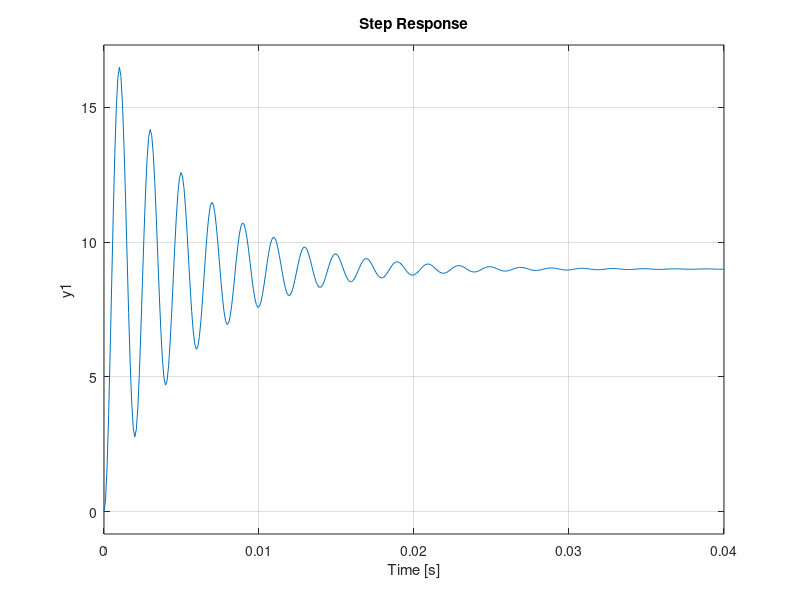
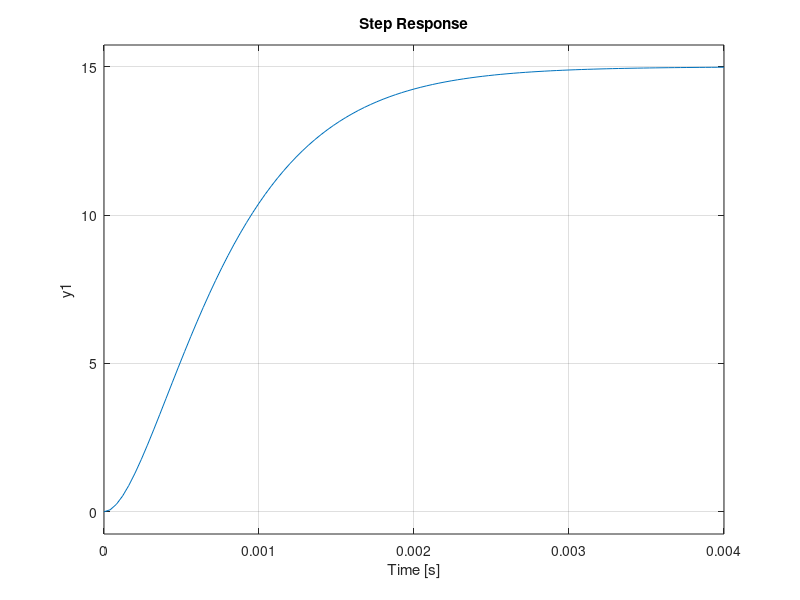
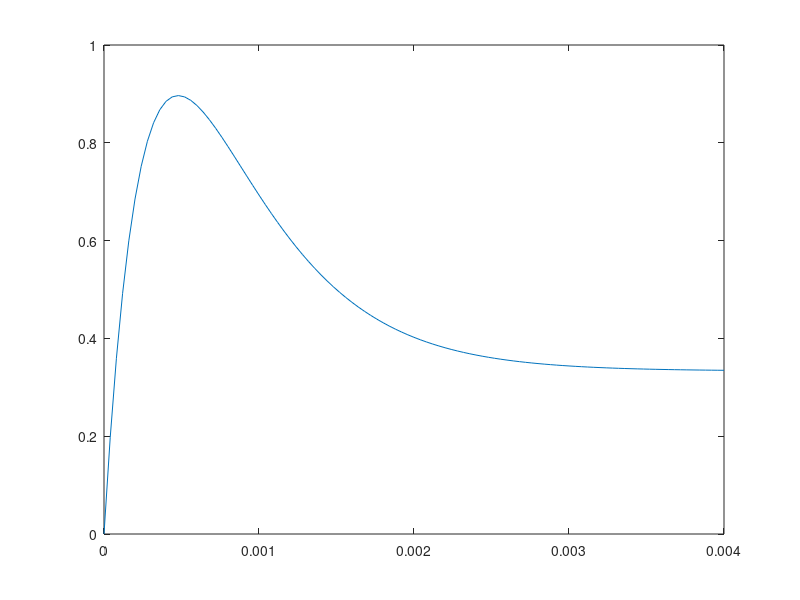

Recreate these plots in MATLAB, in order. (Note: this script raises an error after producing the figures.)
% Joshua Silver and Jordyn Watkins
% ENGR 454, Milestone 7, Handplacing Poles
% May 10, 2021

%%Initializations
clear all
clc
%% Hand Placing Poles
% we picked poles arbitrarily in the negative plane that removed complex
% components and decreased our response time.

% Buck Converter Component Values on our specific board
L = 0.001;
C = 0.0001;
R = 27;
Vin = 9;

% State Space Matrices in the time domain
A = [0 -1/L; 1/C -1/(R*C)]
B = [Vin/L; 0]
C = [0 1]
D = 0;

% we analyze the original model without feedback first to see how we should
% adjust our pole placement

% state space model of original system
sys = ss(A,B,C,D);

% eigenvalues of unmodified system
E = eig(A)

% step response of unmodified system
step(sys)


% now we choose poles by guess and check method until we arrive at a step
% response that meets our satisfaction.

% picking our poles of il and vc
P = [-3000 -2000];

% Creating our linear feedback controller, G, using matlab's place function
G = place(A,B,P)

% updating our A matrix to (A-BG)x, since we are now including feedback
Aclosed = A-B*G

% verifiying our eigenvalues were placed correctly in the new A matrix.
Eclosed = eig(Aclosed)

% creating our closed loop system
sysclosed = ss(Aclosed, B, C, D);

% checking the step response of our closed loop system with desired pole
% placements
figure
step(sysclosed)

% correcting settling value by modifying the DCgain on the controller
Gdc = dcgain(sysclosed);
Gr = 9/Gdc;

% creating the new system with gain and checking the step response of the
% system
scaledsystem = ss(Aclosed, B*Gr, C, D);
figure
[Y,T,X]= step(scaledsystem)
plot(T,X(:,1))

stepinfo(scaledsystem)